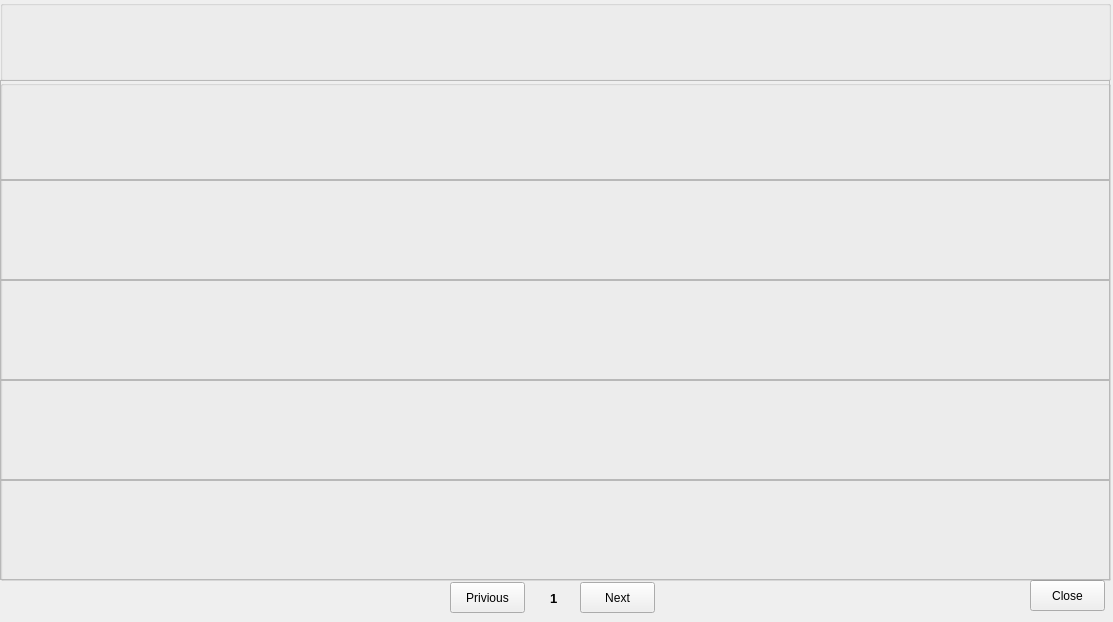
<?xml version="1.0" encoding="UTF-8"?>
<ui version="4.0">
 <class>AnswerToPaper</class>
 <widget class="QWidget" name="AnswerToPaper">
  <property name="geometry">
   <rect>
    <x>0</x>
    <y>0</y>
    <width>1113</width>
    <height>622</height>
   </rect>
  </property>
  <property name="windowTitle">
   <string>Form</string>
  </property>
  <widget class="QPushButton" name="pBNext">
   <property name="geometry">
    <rect>
     <x>580</x>
     <y>582</y>
     <width>75</width>
     <height>31</height>
    </rect>
   </property>
   <property name="text">
    <string>Next</string>
   </property>
  </widget>
  <widget class="QPushButton" name="pushButton_2">
   <property name="geometry">
    <rect>
     <x>1030</x>
     <y>580</y>
     <width>75</width>
     <height>31</height>
    </rect>
   </property>
   <property name="text">
    <string>Close</string>
   </property>
  </widget>
  <widget class="QLabel" name="lPageNo">
   <property name="geometry">
    <rect>
     <x>550</x>
     <y>590</y>
     <width>21</width>
     <height>16</height>
    </rect>
   </property>
   <property name="font">
    <font>
     <pointsize>10</pointsize>
     <weight>75</weight>
     <bold>true</bold>
    </font>
   </property>
   <property name="text">
    <string>1</string>
   </property>
  </widget>
  <widget class="QPushButton" name="pBPrivious">
   <property name="geometry">
    <rect>
     <x>450</x>
     <y>582</y>
     <width>75</width>
     <height>31</height>
    </rect>
   </property>
   <property name="text">
    <string>Privious</string>
   </property>
  </widget>
  <widget class="QGroupBox" name="gBHeader">
   <property name="geometry">
    <rect>
     <x>0</x>
     <y>0</y>
     <width>1111</width>
     <height>81</height>
    </rect>
   </property>
   <property name="font">
    <font>
     <pointsize>12</pointsize>
    </font>
   </property>
   <property name="title">
    <string/>
   </property>
  </widget>
  <widget class="QGroupBox" name="gBQuestions">
   <property name="geometry">
    <rect>
     <x>0</x>
     <y>80</y>
     <width>1111</width>
     <height>501</height>
    </rect>
   </property>
   <property name="font">
    <font>
     <pointsize>11</pointsize>
    </font>
   </property>
   <property name="title">
    <string/>
   </property>
   <widget class="QFrame" name="fQuestion1">
    <property name="geometry">
     <rect>
      <x>0</x>
      <y>0</y>
      <width>1110</width>
      <height>100</height>
     </rect>
    </property>
    <property name="frameShape">
     <enum>QFrame::StyledPanel</enum>
    </property>
    <property name="frameShadow">
     <enum>QFrame::Raised</enum>
    </property>
   </widget>
   <widget class="QFrame" name="fQuestion2">
    <property name="geometry">
     <rect>
      <x>0</x>
      <y>100</y>
      <width>1110</width>
      <height>100</height>
     </rect>
    </property>
    <property name="frameShape">
     <enum>QFrame::StyledPanel</enum>
    </property>
    <property name="frameShadow">
     <enum>QFrame::Raised</enum>
    </property>
   </widget>
   <widget class="QFrame" name="fQuestion3">
    <property name="geometry">
     <rect>
      <x>0</x>
      <y>200</y>
      <width>1110</width>
      <height>100</height>
     </rect>
    </property>
    <property name="frameShape">
     <enum>QFrame::StyledPanel</enum>
    </property>
    <property name="frameShadow">
     <enum>QFrame::Raised</enum>
    </property>
   </widget>
   <widget class="QFrame" name="fQuestion4">
    <property name="geometry">
     <rect>
      <x>0</x>
      <y>300</y>
      <width>1110</width>
      <height>100</height>
     </rect>
    </property>
    <property name="frameShape">
     <enum>QFrame::StyledPanel</enum>
    </property>
    <property name="frameShadow">
     <enum>QFrame::Raised</enum>
    </property>
   </widget>
   <widget class="QFrame" name="fQuestion5">
    <property name="geometry">
     <rect>
      <x>0</x>
      <y>400</y>
      <width>1110</width>
      <height>100</height>
     </rect>
    </property>
    <property name="frameShape">
     <enum>QFrame::StyledPanel</enum>
    </property>
    <property name="frameShadow">
     <enum>QFrame::Raised</enum>
    </property>
   </widget>
  </widget>
 </widget>
 <resources/>
 <connections/>
</ui>
